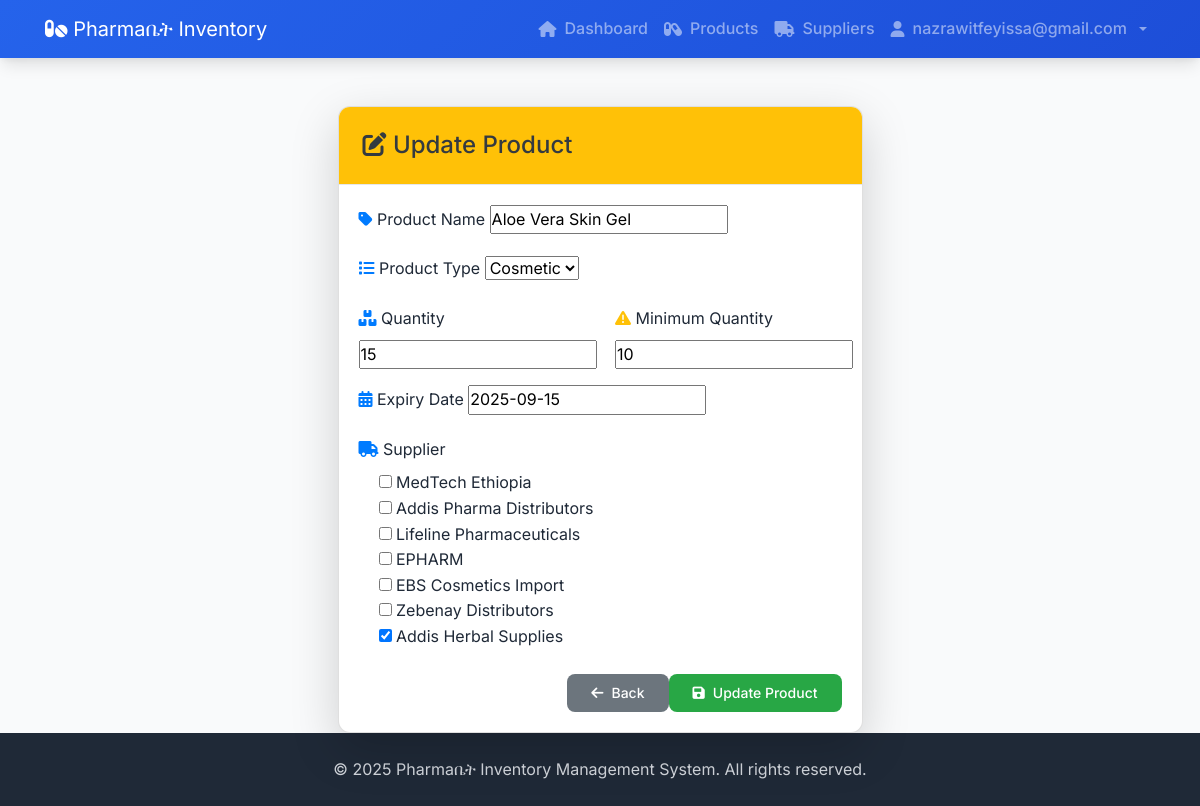
/inventory/updateproduct/aloe-vera-skin-gel (signed in), run on the app's committed database.
### accounts/models.py (models this page shows, shortened)
class CustomUser(AbstractUser):
    email = models.EmailField(unique=True)
    USER_ROLES = (
        ('admin', 'Admin'),
        ('staff', 'Staff'),
    )
    role = models.CharField(max_length=10, choices=USER_ROLES, default='staff')
    username = None  # Remove username field
    USERNAME_FIELD = 'email'
    REQUIRED_FIELDS = []
    objects = CustomUserManager()

### inventory/models.py (models this page shows, shortened)
class Product(models.Model):
    product_name = models.CharField(max_length=25)
    CATEGORY_CHOICES = [('medicine','Medicine'),('cosmetic','Cosmetic')]
    category = models.CharField(max_length = 10,choices=CATEGORY_CHOICES)
    quantity = models.PositiveIntegerField()
    threshold = models.PositiveIntegerField()
    expiry_date = models.DateField()
    created_at = models.DateTimeField(auto_now_add=True)
    supplier= models.ManyToManyField(Supplier)
    slug = models.SlugField(default = "", null = False,db_index=True)

class Supplier(models.Model):
    supplier_name = models.CharField(max_length=50)
    phone_no = models.CharField(max_length = 10)
    email = models.EmailField()
    slug = models.SlugField(default ="",null = False,db_index= True)
    def __str__(self):
        return f"{self.supplier_name}"

### inventory/views.py (the view)
# urls.py: path("updateproduct/<slug>",views.UpdateProductView.as_view(),name="update-product"),
class UpdateProductView(LoginRequiredMixin,UpdateView):
    model = Product
    form_class = ProductForm
    template_name = "inventory/update-product.html"
    success_url = "../products"

### inventory/templates/inventory/update-product.html (shortened to what this page needs)
{% extends 'inventory/base.html' %}
{% load static %}
{% block content %}
<div class="container mt-4">
    <div class="row justify-content-center">
        <div class="col-md-8 col-lg-6">
            <div class="card shadow-lg">
                <div class="card-header bg-warning text-dark">
                    <h4 class="card-title mb-0">
                        <i class="fas fa-edit"></i> Update Product
                    </h4>
                </div>
                <div class="card-body">
                    <form method="POST" class="needs-validation" novalidate>
                        <div class="form-group mb-3">
                            <label for="id_product_name" class="form-label">
                                <i class="fas fa-tag text-primary"></i> Product Name
                            </label>
                            {{ form.product_name}}
                        </div>
                        <div class="form-group mb-3">
                            <label for="id_category" class="form-label">
                                <i class="fas fa-list text-primary"></i> Product Type
                            </label>
                            {{ form.category}}
                        </div>
                        <div class="row">
                            <div class="col-md-6">
                                <div class="form-group mb-3">
                                    <label for="id_quantity" class="form-label">
                                        <i class="fas fa-boxes text-primary"></i> Quantity
                                    </label>
                                    {{ form.quantity }}
                                </div>
                            </div>
                            <div class="col-md-6">
                                <div class="form-group mb-3">
                                    <label for="id_threshold" class="form-label">
                                        <i class="fas fa-exclamation-triangle text-warning"></i> Minimum Quantity
                                    </label>
                                    {{ form.threshold }}
                                </div>
                            </div>
                        </div>
                        <div class="form-group mb-3">
                            <label for="id_expiry_date" class="form-label">
                                <i class="fas fa-calendar-alt text-primary"></i> Expiry Date
                            </label>
                            {{ form.expiry_date }}
                        </div>
                        <div class="form-group mb-4">
                            <label class="form-label">
                                <i class="fas fa-truck text-primary"></i> Supplier
                            </label>
                            <div>
                                {% for supplier in form.supplier %}
                                    <div class="form-check">
                                        {{ supplier.tag }}
                                        <label class="form-check-label" for="{{ supplier.id_for_label }}">
                                            {{ supplier.choice_label }}
                                        </label>
                                    </div>
                                {% endfor %}
                            </div>
                        </div>
                        <div class="d-grid gap-2 d-md-flex justify-content-md-end">
                            <a href="{% url 'products' %}" class="btn btn-secondary me-md-2">
                                <i class="fas fa-arrow-left"></i> Back
                            </a>
                            <button type="submit" class="btn btn-success">
                                <i class="fas fa-save"></i> Update Product
                            </button>
                        </div>
                    </form>
                </div>
            </div>
        </div>
    </div>
</div>
{% endblock %}

### inventory/templates/inventory/base.html (shortened to what this page needs)
<!DOCTYPE html>
<html lang="en">
<head>
    {% load static %}
    <link rel="stylesheet" href="https://stackpath.bootstrapcdn.com/bootstrap/4.5.2/css/bootstrap.min.css">
    <link rel="stylesheet" href="{% static 'inventory/style.css' %}">
    <link href="https://cdnjs.cloudflare.com/ajax/libs/font-awesome/6.0.0/css/all.min.css" rel="stylesheet">
</head>
<body>
    <nav class="navbar navbar-expand-lg navbar-dark bg-dark">
        <div class="container">
            <a class="navbar-brand" href="{% url 'dashboard' %}">
                <i class="fas fa-pills"></i> Pharmaቤት Inventory
            </a>
            <div class="collapse navbar-collapse" id="navbarNav">
                <ul class="navbar-nav ml-auto">
                    {% if user.is_authenticated %}
                        <li class="nav-item">
                            <a class="nav-link" href="{% url 'dashboard' %}">
                                <i class="fas fa-home"></i> Dashboard
                            </a>
                        </li>
                        <li class="nav-item">
                            <a class="nav-link" href="{% url 'products' %}">
                                <i class="fas fa-capsules"></i> Products
                            </a>
                        </li>
                        <li class="nav-item">
                            <a class="nav-link" href="{% url 'suppliers' %}">
                                <i class="fas fa-truck"></i> Suppliers
                            </a>
                        </li>
                        <li class="nav-item dropdown">
                            <a class="nav-link dropdown-toggle" href="#" id="navbarDropdown" role="button" data-toggle="dropdown" aria-haspopup="true" aria-expanded="false">
                                <i class="fas fa-user"></i> {{ user.email }}
                            </a>
                        </li>
                    {% else %}
                        <li class="nav-item">
                            <a class="nav-link" href="{% url 'login' %}">Login</a>
                        </li>
                    {% endif %}
                </ul>
            </div>
        </div>
    </nav>
    <main class="container mt-4">
        {% block content %}
        {% endblock %}
    </main>
    <footer class="footer bg-light py-3 mt-4">
        <div class="container text-center">
            <p>&copy; {% now "Y" %} Pharmaቤት Inventory Management System. All rights reserved.</p>
        </div>
    </footer>
</body>
</html>

### inventory/static/inventory/style.css (style rules this page uses)
* { margin: 0; padding: 0; box-sizing: border-box; }
:root { --primary-color: #2563eb; --primary-dark: #1d4ed8; --primary-light: #3b82f6; --secondary-color: #10b981; --secondary-dark: #059669; --accent-color: #f59e0b; --accent-dark: #d97706; --success-color: #10b981; --warning-color: #f59e0b; --danger-color: #ef4444; --info-color: #3b82f6; --white: #ffffff; --gray-50: #f9fafb; --gray-100: #f3f4f6; --gray-200: #e5e7eb; --gray-300: #d1d5db; --gray-400: #9ca3af; --gray-500: #6b7280; --gray-600: #4b5563; --gray-700: #374151; --gray-800: #1f2937; --gray-900: #111827; --font-family: 'Inter', -apple-system, BlinkMacSystemFont, 'Segoe UI', Roboto, sans-serif; --font-size-xs: 0.75rem; --font-size-sm: 0.875rem; --font-size-base: 1rem; --font-size-lg: 1.125rem; --font-size-xl: 1.25rem; --font-size-2xl: 1.5rem; --font-size-3xl: 1.875rem; --font-size-4xl: 2.25rem; --spacing-1: 0.25rem; --spacing-2: 0.5rem; --spacing-3: 0.75rem; --spacing-4: 1rem; --spacing-5: 1.25rem; --spacing-6: 1.5rem; --spacing-8: 2rem; --spacing-10: 2.5rem; --spacing-12: 3rem; --spacing-16: 4rem; --radius-sm: 0.375rem; --radius-md: 0.5rem; --radius-lg: 0.75rem; --radius-xl: 1rem; --shadow-sm: 0 1px 2px 0 rgba(0, 0, 0, 0.05); --shadow-md: 0 4px 6px -1px rgba(0, 0, 0, 0.1), 0 2px 4px -1px rgba(0, 0, 0, 0.06); --shadow-lg: 0 10px 15px -3px rgba(0, 0, 0, 0.1), 0 4px 6px -2px rgba(0, 0, 0, 0.05); --shadow-xl: 0 20px 25px -5px rgba(0, 0, 0, 0.1), 0 10px 10px -5px rgba(0, 0, 0, 0.04); --transition-fast: 150ms ease-in-out; --transition-normal: 300ms ease-in-out; --transition-slow: 500ms ease-in-out; }
html { height: 100%; }
body { font-family: var(--font-family); font-size: var(--font-size-base); line-height: 1.6; color: var(--gray-800); background-color: var(--gray-50); min-height: 100vh; display: flex !important; flex-direction: column !important; }
main.container { flex: 1 !important; display: flex !important; flex-direction: column !important; }
main.container.mt-4 { margin-top: 1.5rem !important; }
footer.footer { margin-top: auto !important; flex-shrink: 0 !important; background-color: var(--gray-800) !important; color: var(--gray-300) !important; padding: 1.5rem 0 !important; }
footer.footer.bg-light { background-color: var(--gray-800) !important; }
footer.footer.py-3 { padding-top: 1.5rem !important; padding-bottom: 1.5rem !important; }
footer.footer p { color: var(--gray-300) !important; margin-bottom: 0 !important; }
.navbar { background: linear-gradient(135deg, var(--primary-color) 0%, var(--primary-dark) 100%) !important; box-shadow: var(--shadow-lg); flex-shrink: 0; }
.nav-link { display: flex; align-items: center; gap: var(--spacing-2); color: var(--white); text-decoration: none; padding: var(--spacing-2) var(--spacing-4); border-radius: var(--radius-md); transition: var(--transition-fast); font-weight: 500; }
.btn { display: inline-flex; align-items: center; justify-content: center; gap: var(--spacing-2); padding: var(--spacing-3) var(--spacing-6); border: none; border-radius: var(--radius-md); font-weight: 500; text-decoration: none; cursor: pointer; transition: var(--transition-fast); font-size: var(--font-size-sm); line-height: 1; text-align: center; }
.btn-primary, .btn-success, .btn-info, .btn-secondary, .btn-warning, .btn-danger { display: flex !important; align-items: center !important; justify-content: center !important; text-align: center !important; }
.card, .detail-card, .product-card, .supplier-card, .stat-card { background: var(--white); border-radius: var(--radius-lg); box-shadow: var(--shadow-md); transition: var(--transition-normal); overflow: hidden; }
.card-header { padding: var(--spacing-6); border-bottom: 1px solid var(--gray-200); background: var(--gray-50); }
.text-center { text-align: center; }
.mb-4 { margin-bottom: var(--spacing-4); }
.mt-4 { margin-top: var(--spacing-4); }

### data on the page
CustomUser: email "nazrawitfeyissa@gmail.com"
Product: product_name "Aloe Vera Skin Gel", category "Cosmetic", quantity "15", threshold "10", expiry_date "2025-09-15"
Supplier: choice_label "MedTech Ethiopia"
Supplier: choice_label "Addis Pharma Distributors"
Supplier: choice_label "Lifeline Pharmaceuticals"
Supplier: choice_label "EPHARM"
Supplier: choice_label "EBS Cosmetics Import"
Supplier: choice_label "Zebenay Distributors"
Supplier: choice_label "Addis Herbal Supplies"
